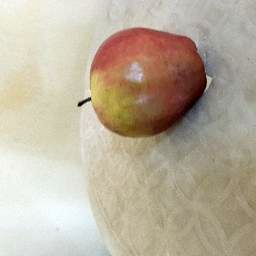
#> input picture test images/20190809_161151.jpg, 256 x 256 px, found by its file name
$ jupyter execute --allow-errors 'Mini Project Fruit Quality Detection .ipynb'   (shell and % lines are left out)
#> lines starting #> are read from the running program, lines starting #| are printed output that depends on the picture
[cell 1]
#!pip install opencv-python

## Import Libraries

[cell 2]
import numpy as np
import cv2
import matplotlib.pyplot as plt

## Read Image

[cell 3]
img = cv2.imread('.\\test images\\20190809_161151.jpg')
#> img is the input picture: shape (256, 256, 3); mean B, G, R 157.8, 175.9, 187
img.shape
#> Out = (256, 256, 3)

[cell 4]
plt.imshow(img)

[cell 5]
gray = cv2.cvtColor(img,cv2.COLOR_BGR2GRAY)
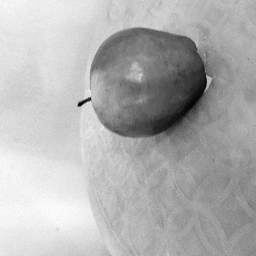
#> gray: shape (256, 256); min 2, max 252, mean 177.2
gray.shape
#> Out = (256, 256)

[cell 6]
gray

[cell 7]
plt.imshow(gray,cmap='gray')

# Preprocessing

## Data Cleaning

[cell 8]
config_file = "./opencv/ssd_mobilenet_v3_large_coco_2020_01_14.pbtxt"
frozen_model = "./opencv/frozen_inference_graph.pb"

#> (a cell that did not finish here is left out)

#> (a cell that did not finish here is left out)

#> (a cell that did not finish here is left out)

#> (a cell that did not finish here is left out)

#> (a cell that did not finish here is left out)

#> (a cell that did not finish here is left out)

#> (a cell that did not finish here is left out)

#> (a cell that did not finish here is left out)

### Function to get crop image

[cell 17]
def get_cropped_image(image_path):
#> called with image_path = '.\\test images\\Apple_Good2.png'
    img = cv2.imread(image_path)
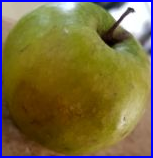
#> input picture test images/Apple_Good2.png, 153 x 158 px, found by its file name
#> img is the input picture: shape (158, 153, 3); mean B, G, R 62.2, 107.5, 121.1
    plt.imshow(img)
    gray = cv2.cvtColor(img, cv2.COLOR_BGR2GRAY)
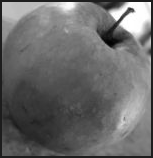
#> gray: shape (158, 153); min 1, max 255, mean 106.4
    ClassIndex,confidence,bbox=model.detect(img,confThreshold=0.5)

    if len(ClassIndex) > 0:
        for ClassInd,conf,boxes in zip(ClassIndex.flatten(),confidence.flatten(),bbox):
            x, y, w, h = boxes
            cropimg2=cv2.rectangle(img,boxes,(255,0,0),2)
            crop_img = img[y:y + h, x:x + w]
            return crop_img
